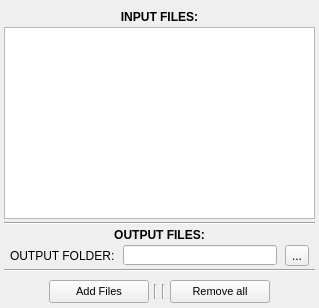
        <widget class="QWidget" name="tab_input_files">
         <attribute name="title">
          <string>Files</string>
         </attribute>
         <layout class="QGridLayout" name="gridLayout_5">
          <property name="leftMargin">
           <number>4</number>
          </property>
          <property name="topMargin">
           <number>0</number>
          </property>
          <property name="rightMargin">
           <number>4</number>
          </property>
          <property name="bottomMargin">
           <number>2</number>
          </property>
          <property name="horizontalSpacing">
           <number>5</number>
          </property>
          <property name="verticalSpacing">
           <number>3</number>
          </property>
          <item row="0" column="0">
           <layout class="QVBoxLayout" name="verticalLayout_3">
            <property name="spacing">
             <number>0</number>
            </property>
            <item>
             <spacer name="verticalSpacer_8">
              <property name="orientation">
               <enum>Qt::Vertical</enum>
              </property>
              <property name="sizeType">
               <enum>QSizePolicy::Fixed</enum>
              </property>
              <property name="sizeHint" stdset="0">
               <size>
                <width>20</width>
                <height>10</height>
               </size>
              </property>
             </spacer>
            </item>
            <item>
             <widget class="QLabel" name="label_4">
              <property name="font">
               <font>
                <pointsize>9</pointsize>
                <weight>75</weight>
                <bold>true</bold>
               </font>
              </property>
              <property name="text">
               <string>INPUT FILES:</string>
              </property>
              <property name="alignment">
               <set>Qt::AlignCenter</set>
              </property>
             </widget>
            </item>
            <item>
             <spacer name="verticalSpacer_2">
              <property name="orientation">
               <enum>Qt::Vertical</enum>
              </property>
              <property name="sizeType">
               <enum>QSizePolicy::Fixed</enum>
              </property>
              <property name="sizeHint" stdset="0">
               <size>
                <width>20</width>
                <height>3</height>
               </size>
              </property>
             </spacer>
            </item>
            <item>
             <widget class="QTableWidget" name="table_widget_files">
              <property name="font">
               <font>
                <family>MS Shell Dlg 2</family>
                <pointsize>8</pointsize>
                <weight>50</weight>
                <bold>false</bold>
               </font>
              </property>
              <property name="styleSheet">
               <string notr="true"/>
              </property>
              <property name="verticalScrollBarPolicy">
               <enum>Qt::ScrollBarAlwaysOff</enum>
              </property>
              <property name="horizontalScrollBarPolicy">
               <enum>Qt::ScrollBarAlwaysOff</enum>
              </property>
              <property name="showDropIndicator" stdset="0">
               <bool>false</bool>
              </property>
              <property name="dragEnabled">
               <bool>true</bool>
              </property>
              <property name="dragDropOverwriteMode">
               <bool>false</bool>
              </property>
              <property name="dragDropMode">
               <enum>QAbstractItemView::NoDragDrop</enum>
              </property>
              <property name="defaultDropAction">
               <enum>Qt::IgnoreAction</enum>
              </property>
              <property name="alternatingRowColors">
               <bool>true</bool>
              </property>
              <property name="selectionMode">
               <enum>QAbstractItemView::ContiguousSelection</enum>
              </property>
              <property name="selectionBehavior">
               <enum>QAbstractItemView::SelectRows</enum>
              </property>
              <property name="gridStyle">
               <enum>Qt::DashLine</enum>
              </property>
              <property name="sortingEnabled">
               <bool>true</bool>
              </property>
              <property name="rowCount">
               <number>0</number>
              </property>
              <attribute name="horizontalHeaderVisible">
               <bool>false</bool>
              </attribute>
              <attribute name="horizontalHeaderCascadingSectionResizes">
               <bool>true</bool>
              </attribute>
              <attribute name="horizontalHeaderDefaultSectionSize">
               <number>10</number>
              </attribute>
              <attribute name="horizontalHeaderHighlightSections">
               <bool>false</bool>
              </attribute>
              <attribute name="horizontalHeaderMinimumSectionSize">
               <number>10</number>
              </attribute>
              <attribute name="horizontalHeaderShowSortIndicator" stdset="0">
               <bool>false</bool>
              </attribute>
              <attribute name="horizontalHeaderStretchLastSection">
               <bool>false</bool>
              </attribute>
              <attribute name="verticalHeaderVisible">
               <bool>false</bool>
              </attribute>
              <attribute name="verticalHeaderCascadingSectionResizes">
               <bool>false</bool>
              </attribute>
              <attribute name="verticalHeaderDefaultSectionSize">
               <number>10</number>
              </attribute>
              <attribute name="verticalHeaderHighlightSections">
               <bool>true</bool>
              </attribute>
              <attribute name="verticalHeaderMinimumSectionSize">
               <number>10</number>
              </attribute>
              <attribute name="verticalHeaderShowSortIndicator" stdset="0">
               <bool>false</bool>
              </attribute>
              <attribute name="verticalHeaderStretchLastSection">
               <bool>false</bool>
              </attribute>
              <column>
               <property name="text">
                <string>FILE</string>
               </property>
               <property name="textAlignment">
                <set>AlignHCenter|AlignVCenter|AlignCenter</set>
               </property>
              </column>
              <column>
               <property name="text">
                <string>SIZE</string>
               </property>
               <property name="textAlignment">
                <set>AlignHCenter|AlignVCenter|AlignCenter</set>
               </property>
              </column>
              <column>
               <property name="text">
                <string>DECSRIPTION</string>
               </property>
               <property name="textAlignment">
                <set>AlignHCenter|AlignVCenter|AlignCenter</set>
               </property>
              </column>
             </widget>
            </item>
           </layout>
          </item>
          <item row="2" column="0">
           <widget class="QLabel" name="label_5">
            <property name="font">
             <font>
              <pointsize>9</pointsize>
              <weight>75</weight>
              <bold>true</bold>
             </font>
            </property>
            <property name="text">
             <string>OUTPUT FILES:</string>
            </property>
            <property name="alignment">
             <set>Qt::AlignCenter</set>
            </property>
           </widget>
          </item>
          <item row="3" column="0">
           <layout class="QHBoxLayout" name="horizontalLayout_3">
            <property name="spacing">
             <number>8</number>
            </property>
            <property name="leftMargin">
             <number>6</number>
            </property>
            <property name="rightMargin">
             <number>6</number>
            </property>
            <item>
             <widget class="QLabel" name="label_7">
              <property name="text">
               <string>OUTPUT FOLDER:</string>
              </property>
             </widget>
            </item>
            <item>
             <widget class="QLineEdit" name="line_edit_out_folder">
              <property name="minimumSize">
               <size>
                <width>0</width>
                <height>0</height>
               </size>
              </property>
              <property name="maximumSize">
               <size>
                <width>16777215</width>
                <height>20</height>
               </size>
              </property>
              <property name="frame">
               <bool>true</bool>
              </property>
             </widget>
            </item>
            <item>
             <widget class="QToolButton" name="tool_button_out_folder">
              <property name="text">
               <string>...</string>
              </property>
             </widget>
            </item>
           </layout>
          </item>
          <item row="6" column="0">
           <layout class="QHBoxLayout" name="horizontalLayout">
            <property name="spacing">
             <number>5</number>
            </property>
            <property name="leftMargin">
             <number>5</number>
            </property>
            <property name="topMargin">
             <number>0</number>
            </property>
            <property name="rightMargin">
             <number>5</number>
            </property>
            <property name="bottomMargin">
             <number>3</number>
            </property>
            <item>
             <spacer name="horizontalSpacer_11">
              <property name="orientation">
               <enum>Qt::Horizontal</enum>
              </property>
              <property name="sizeHint" stdset="0">
               <size>
                <width>40</width>
                <height>20</height>
               </size>
              </property>
             </spacer>
            </item>
            <item>
             <widget class="QPushButton" name="button_add_files">
              <property name="enabled">
               <bool>true</bool>
              </property>
              <property name="sizePolicy">
               <sizepolicy hsizetype="Fixed" vsizetype="Fixed">
                <horstretch>0</horstretch>
                <verstretch>0</verstretch>
               </sizepolicy>
              </property>
              <property name="minimumSize">
               <size>
                <width>100</width>
                <height>23</height>
               </size>
              </property>
              <property name="maximumSize">
               <size>
                <width>100</width>
                <height>23</height>
               </size>
              </property>
              <property name="font">
               <font>
                <pointsize>8</pointsize>
                <weight>50</weight>
                <bold>false</bold>
               </font>
              </property>
              <property name="autoFillBackground">
               <bool>false</bool>
              </property>
              <property name="text">
               <string>Add Files</string>
              </property>
              <property name="autoExclusive">
               <bool>false</bool>
              </property>
              <property name="autoDefault">
               <bool>false</bool>
              </property>
              <property name="default">
               <bool>false</bool>
              </property>
              <property name="flat">
               <bool>false</bool>
              </property>
             </widget>
            </item>
            <item>
             <widget class="Line" name="line_5">
              <property name="maximumSize">
               <size>
                <width>16777215</width>
                <height>15</height>
               </size>
              </property>
              <property name="orientation">
               <enum>Qt::Vertical</enum>
              </property>
             </widget>
            </item>
            <item>
             <widget class="Line" name="line_13">
              <property name="maximumSize">
               <size>
                <width>16777215</width>
                <height>15</height>
               </size>
              </property>
              <property name="orientation">
               <enum>Qt::Vertical</enum>
              </property>
             </widget>
            </item>
            <item>
             <widget class="QPushButton" name="button_remove_all_files">
              <property name="enabled">
               <bool>true</bool>
              </property>
              <property name="minimumSize">
               <size>
                <width>100</width>
                <height>23</height>
               </size>
              </property>
              <property name="maximumSize">
               <size>
                <width>100</width>
                <height>23</height>
               </size>
              </property>
              <property name="font">
               <font>
                <pointsize>8</pointsize>
                <weight>50</weight>
                <bold>false</bold>
               </font>
              </property>
              <property name="text">
               <string>Remove all</string>
              </property>
              <property name="autoDefault">
               <bool>false</bool>
              </property>
              <property name="default">
               <bool>false</bool>
              </property>
              <property name="flat">
               <bool>false</bool>
              </property>
             </widget>
            </item>
            <item>
             <spacer name="horizontalSpacer_14">
              <property name="orientation">
               <enum>Qt::Horizontal</enum>
              </property>
              <property name="sizeHint" stdset="0">
               <size>
                <width>40</width>
                <height>20</height>
               </size>
              </property>
             </spacer>
            </item>
           </layout>
          </item>
          <item row="5" column="0">
           <spacer name="verticalSpacer_13">
            <property name="orientation">
             <enum>Qt::Vertical</enum>
            </property>
            <property name="sizeType">
             <enum>QSizePolicy::Fixed</enum>
            </property>
            <property name="sizeHint" stdset="0">
             <size>
              <width>20</width>
              <height>5</height>
             </size>
            </property>
           </spacer>
          </item>
          <item row="4" column="0">
           <widget class="Line" name="line_14">
            <property name="orientation">
             <enum>Qt::Horizontal</enum>
            </property>
           </widget>
          </item>
          <item row="1" column="0">
           <widget class="Line" name="line_8">
            <property name="orientation">
             <enum>Qt::Horizontal</enum>
            </property>
           </widget>
          </item>
         </layout>
        </widget>
